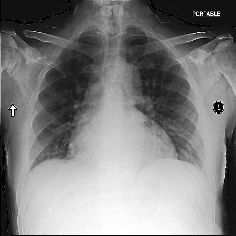
#> input picture Week7/DenoisingContrastadjustmentSharpening/0.png, 236 x 236 px, found by its file name
$ python main.py
#> lines starting #> are read from the running program, lines starting #| are printed output that depends on the picture
import cv2
import numpy as np

def readImagesAndTimes():
    filenames = ["0.png"]
    images = []
    for filename in filenames:
        im = cv2.imread(filename)
#> im is the input picture: shape (236, 236, 3); min 0, max 255, mean 127.7
        images.append(im)
    return images

if __name__ == '__main__':
    # Read images
    print("Reading images ...")
    images = readImagesAndTimes()
#> images = 1 item

    # Tone mapping using Drago method
    print("Applying tone mapping using Drago method ...")
    tonemapped_images = []
    tonemapper = cv2.createTonemapDrago()

    for image in images:
        # Convert image to float32 format and normalize pixel values
        image_float = image.astype(np.float32) / 255.0

        # Apply tonemapping
        tonemapped = tonemapper.process(image_float)

        # Convert tonemapped image back to uint8 format
        tonemapped_uint8 = (tonemapped * 255).astype(np.uint8)
        tonemapped_images.append(tonemapped_uint8)
#> this loop made 1 pass
#> pass 1, `tonemapped_uint8 = (tonemapped * 255).astype(np.uint8)`:
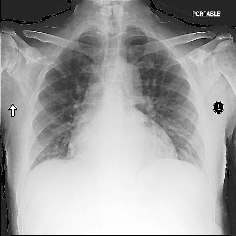
#> tonemapped_uint8: shape (236, 236, 3); min 0, max 255, mean 161.1
#> after the loop, tonemapped_images = 1 item

    # Resize the tonemapped images to original size
    original_size_images = []
    for image in tonemapped_images:
        resized_image = cv2.resize(image, (image.shape[1]*2, image.shape[0]*2))
        original_size_images.append(resized_image)
#> this loop made 1 pass
#> pass 1, `resized_image = cv2.resize(image, (image.shape[1]*2, image.shape[0]*2))`:
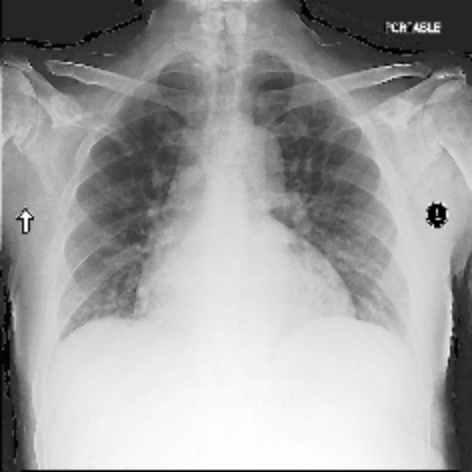
#> resized_image: shape (472, 472, 3); min 0, max 255, mean 161
#> after the loop, original_size_images = 1 item

    # Save the tonemapped images in original size
    for i, tonemapped in enumerate(original_size_images):
        filename = f"tonemapped_image_{i}.png"
        cv2.imwrite(filename, tonemapped)
#> this loop made 1 pass
#> filename on pass 1: 'tonemapped_image_0.png'

    print("Tonemapped images saved.")

$ run again, with Week7/DenoisingContrastadjustmentSharpening/1.png copied over Week7/DenoisingContrastadjustmentSharpening/0.png
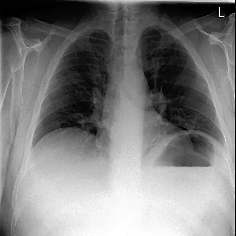
#> input picture Week7/DenoisingContrastadjustmentSharpening/1.png, 236 x 236 px, found by its file name
#> in readImagesAndTimes, im is the input picture: shape (236, 236, 3); min 0, max 255, mean 126.7
#> images = 1 item
#> the loop `for image in images:` made 1 pass
#> pass 1, `tonemapped_uint8 = (tonemapped * 255).astype(np.uint8)`:
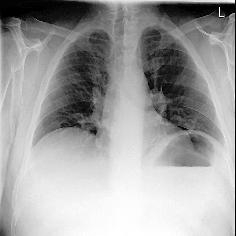
#> tonemapped_uint8: shape (236, 236, 3); min 0, max 255, mean 160.6
#> the loop `for image in tonemapped_images:` made 1 pass
#> the loop `for i, tonemapped in enumerate(original_size_images):` made 1 pass
#> filename on pass 1: 'tonemapped_image_0.png'
